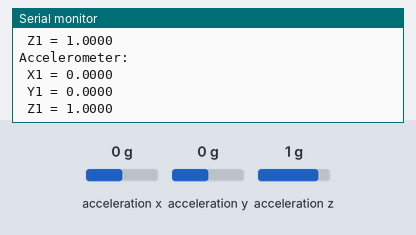
Bench run of a sketch on a simulated Arduino Uno, built with avr-gcc and run on an emulated ATmega328P. On the bench: the last lines printed to the serial monitor. The inputs (shaded band) are chosen by the test bench; at power-on: acceleration x 0 g, acceleration y 0 g, acceleration z 1 g.

Above: at 1.8 s.
1.9 s: acceleration x set to -1.4 g
At 2.4 s:
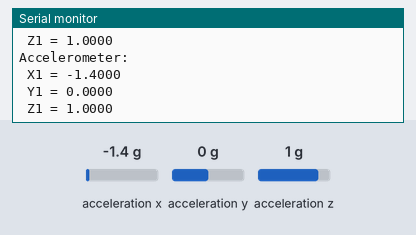
3.4 s: acceleration y set to -1.4 g
At 4.7 s:
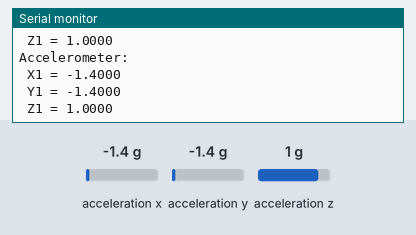
4.9 s: acceleration z set to -1.4 g
At 5.8 s:
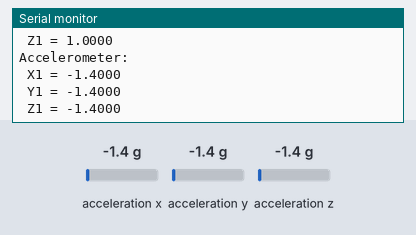

The sketch:

XIAO_IMU_ACC_Test.ino
```cpp
#include "LSM6DS3.h"
#include "Wire.h"

//Create an instance of class LSM6DS3
LSM6DS3 myIMU(I2C_MODE, 0x6A);    //I2C device address 0x6A

void setup() {
    Serial.begin(9600);
    while (!Serial);
    if (myIMU.begin() != 0) {
        Serial.println("Device error");
    } else {
        Serial.println("Device OK!");
    }
}

void loop() {
    //Accelerometer
    Serial.print("\nAccelerometer:\n");
    Serial.print(" X1 = ");
    Serial.println(myIMU.readFloatAccelX(), 4);
    Serial.print(" Y1 = ");
    Serial.println(myIMU.readFloatAccelY(), 4);
    Serial.print(" Z1 = ");
    Serial.println(myIMU.readFloatAccelZ(), 4);

    delay(1000);
}
```

Measured:
- after the input at 1.9 s, the serial monitor: prints a new line after 0.12 s (image 1)
- after the input at 3.4 s, the serial monitor: prints a new line after 0.65 s (image 2)
- after the input at 4.9 s, the serial monitor: prints a new line after 0.16 s (image 3)
